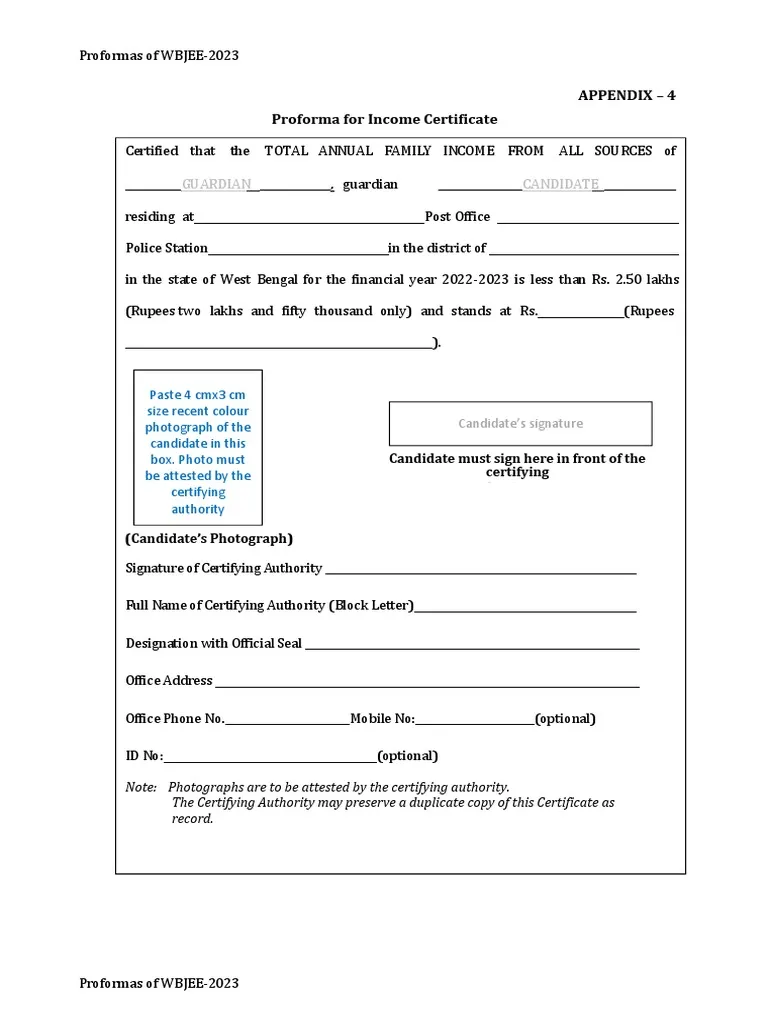
#> input picture week5_document_scanner/document1.webp, 768 x 1024 px
$ python day36_scanner_ui_overlay.py
#> lines starting #> are read from the running program, lines starting #| are printed output that depends on the picture; after the words box and inside, x2 and y2 are one past the last pixel; in counts of white or black regions, pixels touching at a corner belong together
import cv2
import numpy as np
import matplotlib.pyplot as plt
import os

os.makedirs('../outputs', exist_ok=True)

# ─────────────────────────────────────────────
# TEST IMAGE
# ─────────────────────────────────────────────
def make_test_document():
    canvas = np.ones((500, 600, 3), dtype=np.uint8) * 120
    pts = np.array([[80, 60], [520, 30], [540, 440], [60, 460]], dtype=np.int32)
    cv2.fillPoly(canvas, [pts], (240, 240, 230))
    for y in range(100, 420, 35):
        cv2.line(canvas, (100, y), (500, y - 10), (180, 180, 180), 1)
    return canvas, pts

#img, doc_pts = make_test_document()
img=cv2.imread("document1.webp")
#> img is the input picture: shape (1024, 768, 3); mean B, G, R 246.5, 246.4, 246.1

# ─────────────────────────────────────────────
# STEP 1 — Detect document corners
# ─────────────────────────────────────────────
def find_document_corners(img):
    """Returns 4 corner points of the largest quadrilateral, or None."""

    gray = cv2.cvtColor(img, cv2.COLOR_BGR2GRAY)
    blurred = cv2.GaussianBlur(gray, (5, 5), 0)
    edges = cv2.Canny(blurred, 100, 150)

    contours, _ = cv2.findContours(edges, cv2.RETR_TREE, cv2.CHAIN_APPROX_SIMPLE)

    doc_contours = []
    for cnt in contours:
        perimeter = cv2.arcLength(cnt, True)
        area = cv2.contourArea(cnt)
        approx = cv2.approxPolyDP(cnt, 0.02 * perimeter, True)

        if len(approx) == 4 and area > 5000:
            doc_contours.append(approx)

    if len(doc_contours) == 0:
        return None

    doc_contour = sorted(doc_contours, key=cv2.contourArea, reverse=True)[0]
    return doc_contour


# ─────────────────────────────────────────────
# STEP 2 — Transparent overlay
# ─────────────────────────────────────────────
def draw_transparent_overlay(img, pts, color=(0, 200, 80)):
    """Draws a semi-transparent filled polygon over the document area."""

    overlay = img.copy()

    # Fill polygon
    cv2.fillPoly(overlay, [pts], color)

    # Blend
    alpha = 0.7
    result = cv2.addWeighted(overlay, alpha, img, 1 - alpha, 0)

    return result


# ─────────────────────────────────────────────
# STEP 3 — Numbered corners
# ─────────────────────────────────────────────
def draw_numbered_corners(img, pts):
    """Draws numbered circles at each corner."""

    corner_colors = [(255, 80, 80), (80, 255, 80), (80, 80, 255), (255, 255, 80)]

    for idx, (p, color) in enumerate(zip(pts, corner_colors), start=1):
        x, y = p[0][0], p[0][1]

        # Circle
        cv2.circle(img, (x, y), 20, color, -1)

        # Number text
        cv2.putText(
            img,
            str(idx),
            (x - 10, y + 10),
            cv2.FONT_HERSHEY_SIMPLEX,
            0.6,
            (255, 255, 255),
            2,
            cv2.LINE_AA
        )

    return img


# ─────────────────────────────────────────────
# STEP 4 — Status bar
# ─────────────────────────────────────────────
def draw_status_bar(img, text="Document detected — tap to scan"):
    """Adds a dark status bar at the bottom with white text."""

    result = img.copy()
    overlay = result.copy()

    h, w = result.shape[:2]
    bar_height = int(h * 0.12)

    # Rectangle
    cv2.rectangle(overlay, (0, h - bar_height), (w, h), (0, 0, 0), -1)

    # Blend
    alpha = 0.6
    cv2.addWeighted(overlay, alpha, result, 1 - alpha, 0, result)

    # Text
    font = cv2.FONT_HERSHEY_SIMPLEX
    font_scale = 0.7
    thickness = 2

    (text_w, text_h), _ = cv2.getTextSize(text, font, font_scale, thickness)

    text_x = (w - text_w) // 2
    text_y = h - (bar_height - text_h) // 2

    cv2.putText(
        result,
        text,
        (text_x, text_y),
        font,
        font_scale,
        (255, 255, 255),
        thickness,
        cv2.LINE_AA
    )

    return result


# ─────────────────────────────────────────────
# STEP 5 — Full pipeline
# ─────────────────────────────────────────────
def scanner_preview(img):
    """Full scanner UI overlay."""

    result = img.copy()

    corners = find_document_corners(result)
#> in find_document_corners, `edges = cv2.Canny(blurred, 100, 150)`:
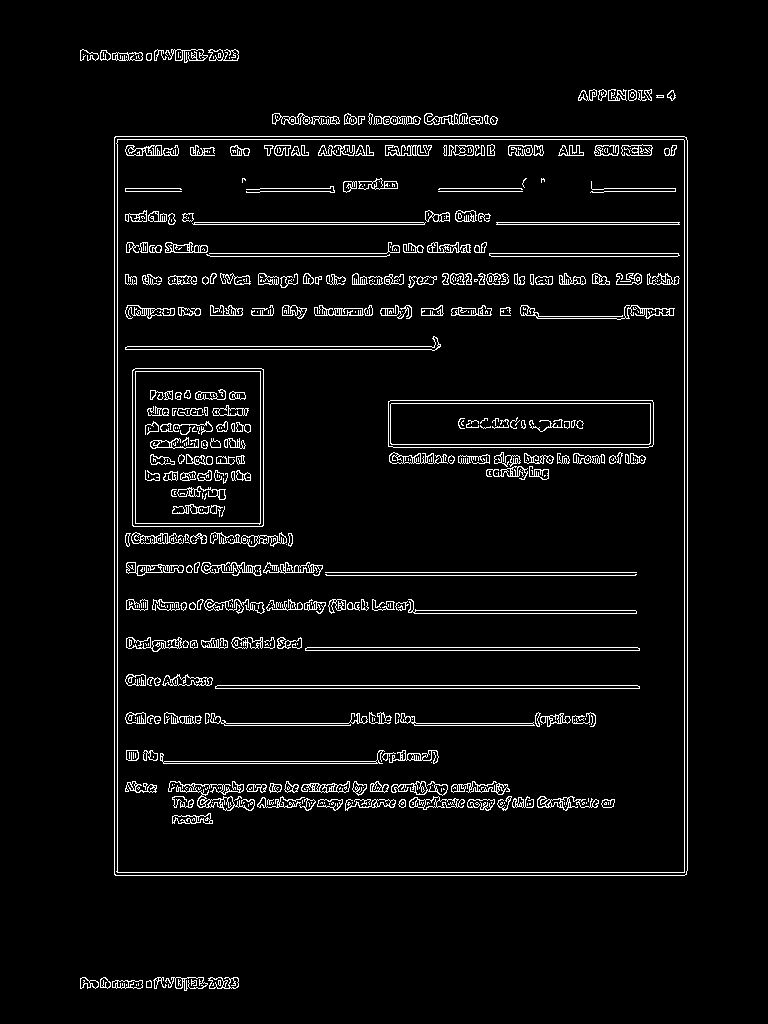
#> edges: shape (1024, 768); 4.7% white in thin lines or dots, all inside (x1, y1, x2, y2) = (80, 49, 688, 991)
#> in find_document_corners, `contours, _ = cv2.findContours(edges, cv2.RETR_TREE, cv2.CHAIN_APPROX_..`: contours = 1173 contours, 585 with area under 20; largest, box (x1, y1, x2, y2) and area: (114, 136, 688, 876) 423435, (114, 136, 688, 876) 423431, (116, 139, 685, 873) 415612, (116, 139, 685, 873) 415610, (132, 368, 264, 527) 20692
#> the loop in find_document_corners, `for cnt in contours:` made 1173 passes
#> (perimeter, area) on passes 1 to 3: (22.83, 32), (20.49, 29), (81.7, 203.5)
#> after the loop in find_document_corners, `for cnt in contours:`: doc_contours = 12 contours; largest, box (x1, y1, x2, y2) and area: (114, 136, 687, 875) 421482, (114, 136, 687, 876) 420094, (116, 139, 685, 873) 415410, (117, 139, 685, 873) 414313, (132, 369, 264, 527) 20346
#> in find_document_corners, `doc_contour = sorted(doc_contours, key=cv2.contourArea, reverse=True)[0]`: doc_contour = [[115, 136], [114, 874], [686, 874], [686, 137]]
    if corners is None:
        return result

    result = draw_transparent_overlay(result, corners)
    result = draw_numbered_corners(result, corners)
    result = draw_status_bar(result)

    return result


# ─────────────────────────────────────────────
# RUN
# ─────────────────────────────────────────────
preview = scanner_preview(img)
#> in draw_transparent_overlay, `cv2.fillPoly(overlay, [pts], color)`:
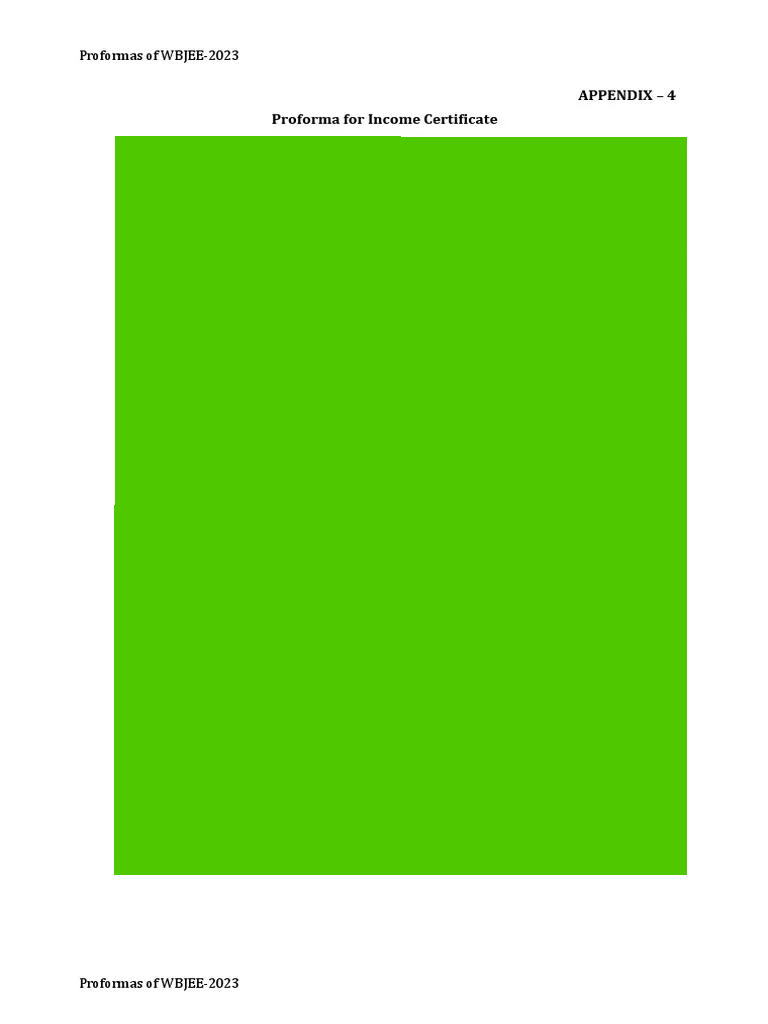
#> overlay: shape (1024, 768, 3); mean B, G, R 117.1, 224.7, 160.2
#> in draw_transparent_overlay, `result = cv2.addWeighted(overlay, alpha, img, 1 - alpha, 0)`:
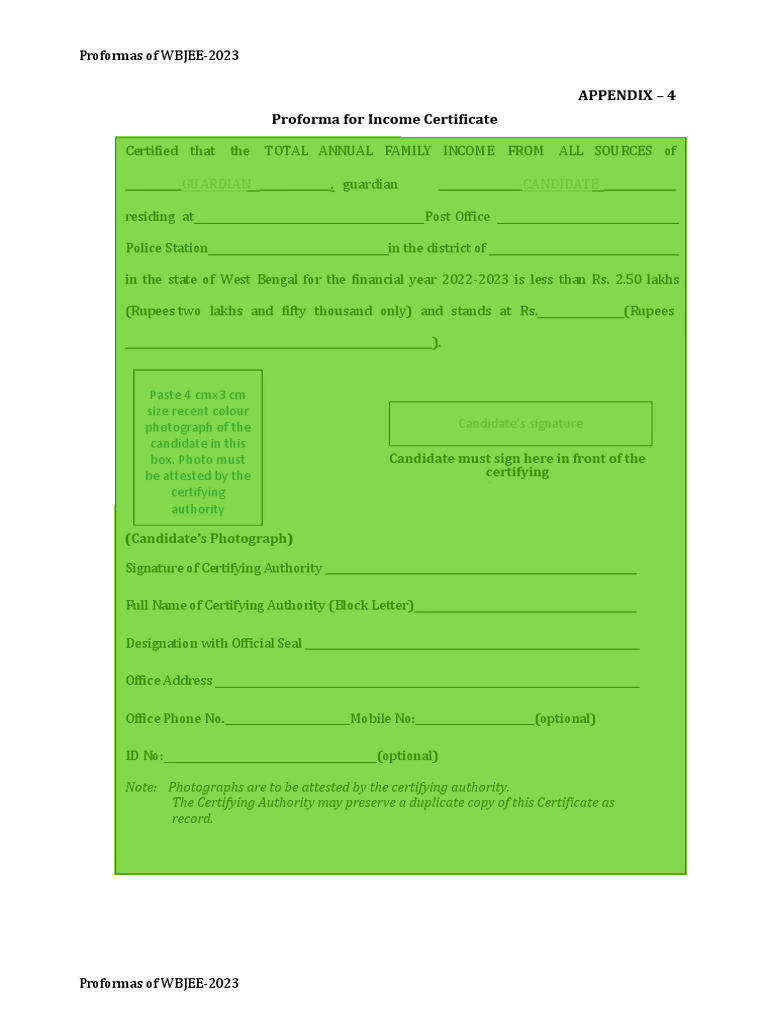
#> result: shape (1024, 768, 3); mean B, G, R 155.7, 231, 185.7
#> the loop in draw_numbered_corners, `for idx, (p, color) in enumerate(zip(pts, corner_colors), start=1):` made 4 passes
#> (color, x, y) on passes 1 to 4: ((255, 80, 80), 115, 136), ((80, 255, 80), 114, 874), ((80, 80, 255), 686, 874), ((255, 255, 80), 686, 137)
#> in draw_status_bar, `cv2.rectangle(overlay, (0, h - bar_height), (w, h), (0, 0, 0), -1)`:
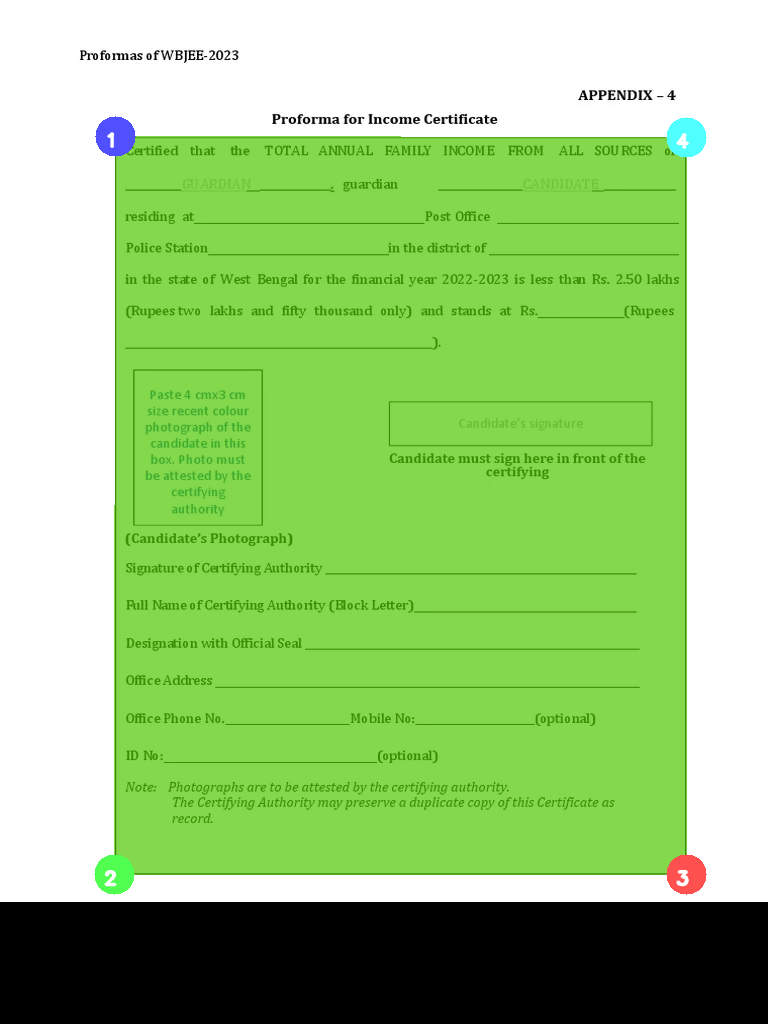
#> overlay: shape (1024, 768, 3); mean B, G, R 125.4, 200.3, 155
#> in draw_status_bar, `font = cv2.FONT_HERSHEY_SIMPLEX`: font = 0
#> in draw_status_bar, `(text_w, text_h), _ = cv2.getTextSize(text, font, font_scale, thickness)`: text_w = 407; text_h = 16
#> in draw_status_bar, `text_x = (w - text_w) // 2`: text_x = 180
#> in draw_status_bar, `text_y = h - (bar_height - text_h) // 2`: text_y = 971
#> in draw_status_bar, `cv2.putText( result, text, (text_x, text_y), font, font_scale, (255, 2..`:
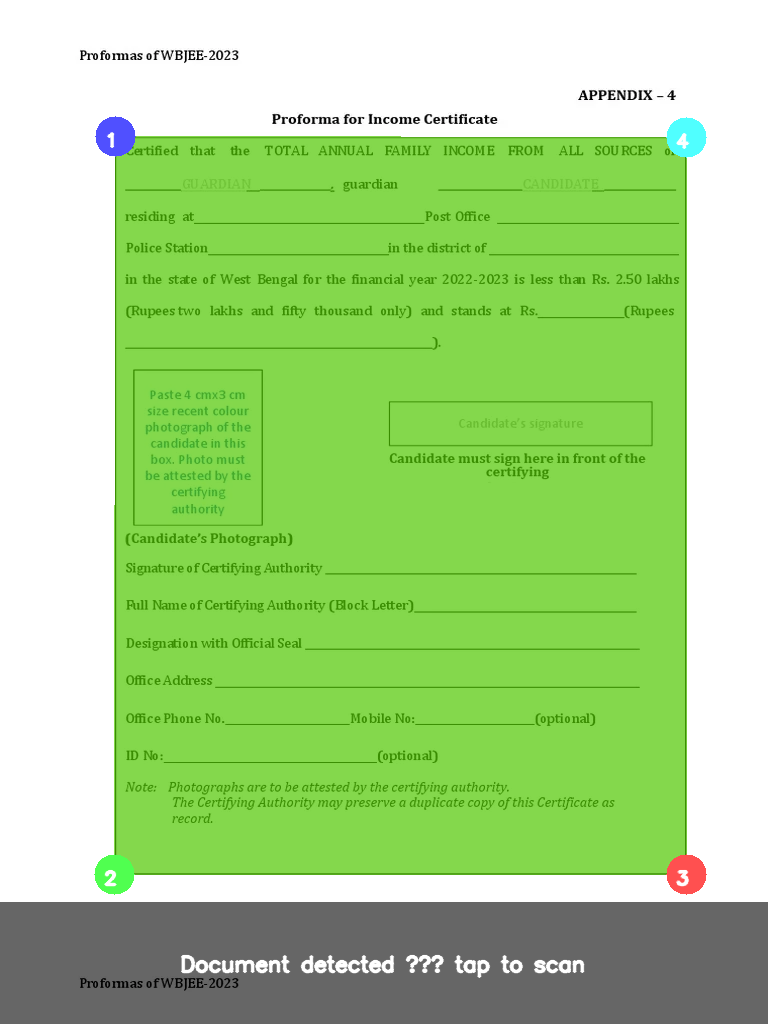
#> result: shape (1024, 768, 3); mean B, G, R 138, 213, 167.7

if preview is not None:
    plt.figure(figsize=(8, 6))
    plt.imshow(cv2.cvtColor(preview, cv2.COLOR_BGR2RGB))
    plt.axis('off')
    plt.title('Scanner Preview UI')
    plt.tight_layout()
    plt.show()

    cv2.imwrite('../outputs/day36_preview.png', preview)
    print("Saved → outputs/day36_preview.png")


# ─────────────────────────────────────────────
# REFLECTION
# ─────────────────────────────────────────────
# Q1: What does the alpha parameter in addWeighted control?
# A1: It controls transparency (opacity) of the overlay.

# Q2: How would you add a "confidence score" percentage to the UI?
# A2: Use cv2.putText() to display a computed score (e.g., contour quality).
